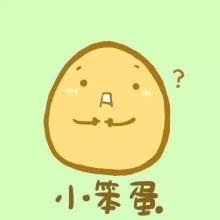
#> input picture picture_classify_test1/1.jpg, 220 x 220 px
$ python colorDescriptor.py   (Python 2 division)
#> lines starting #> are read from the running program, lines starting #| are printed output that depends on the picture; after the words box and inside, x2 and y2 are one past the last pixel; in counts of white or black regions, pixels touching at a corner belong together
'''
Created by Sherry on 2016.10.15
The help from http://python.jobbole.com/80860/
'''
import numpy as np
import cv2

class colorDesciptor:
    def __init__(self,bins):
#> further down, img is the input picture: shape (220, 220, 3); mean B, G, R 161.9, 235.1, 217.1
        self.bins=bins

    def describe(self,img):
        #change BGR to HSV
        img=cv2.cvtColor(img,cv2.COLOR_BGR2HSV)
#> img: shape (220, 220, 3); mean H, S, V 40, 88.8, 244.1
        features=[]

        #get the center
        (h,w)=img.shape[:2]
#> h = 220; w = 220
        (cX,cY)=(int(w*0.5),int(h*0.5))
#> cX = 110; cY = 110

        #five parts--4-(top-left,top-right, bottom-right, bottom-left)
        segments=[(0,cX,0,cY),(cX,w,0,cY),(cX,w,cY,h),(0,cX,cY,h)]

        #an elliptical mask
        (axesX,axesY)=(int(w*0.75)/2,int(h*0.75)/2)
#> axesX = 82; axesY = 82
        ellipMask=np.zeros(img.shape[:2],dtype='uint8')#a empty img
        cv2.ellipse(ellipMask,(cX,cY),(axesX,axesY),0,0,360,255,-1)#still elipMask
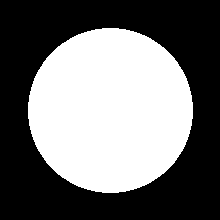
#> ellipMask: shape (220, 220); 44.1% white; 1 white region, box (x1, y1, x2, y2) and area: (28, 28, 193, 193) 21359

        #four masks
        for (startX,endX,startY,endY)in segments:
            cornerMask=np.zeros(img.shape[:2],dtype='uint8')
            cv2.rectangle(cornerMask,(startX,startY),(endX,endY),255,-1)#still cornerMask
            cornerMask=cv2.subtract(cornerMask,ellipMask)

            hist=self.histogram(img,cornerMask)
            features.append(hist)
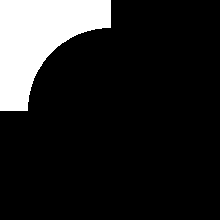
#> cornerMask: shape (220, 220); 14.2% white; 1 white region, box (x1, y1, x2, y2) and area: (0, 0, 111, 111) 6896
#> after the loop, features = []

        hist=self.histogram(img,ellipMask)
        features.append(hist)
        return features

    def histogram(self,img,mask):
        hist=cv2.calcHist([img],[0,1,2],mask,self.bins,[0,180,0,256,0,256])
#> (the run stopped early here; a loop or call above may not have finished)

$ run again, with picture_classify_test1/103301.png saved as picture_classify_test1/1.jpg
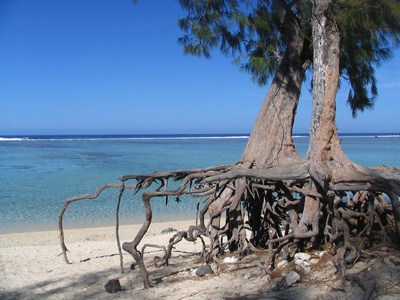
#> input picture picture_classify_test1/103301.png, 400 x 300 px
#> img is the input picture: shape (300, 400, 3); mean B, G, R 149.2, 122.4, 101.1
#> img: shape (300, 400, 3); mean H, S, V 75.3, 90.1, 155.9
#> in describe, `cv2.ellipse(ellipMask,(cX,cY),(axesX,axesY),0,0,360,255,-1)#still elip..`:
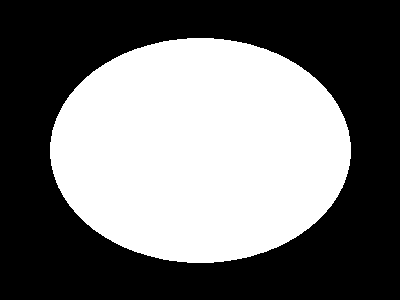
#> ellipMask: shape (300, 400); 44.2% white; 1 white region, box (x1, y1, x2, y2) and area: (50, 38, 351, 263) 53083
#> after the loop in describe, `for (startX,endX,startY,endY)in segments:`: features = []
